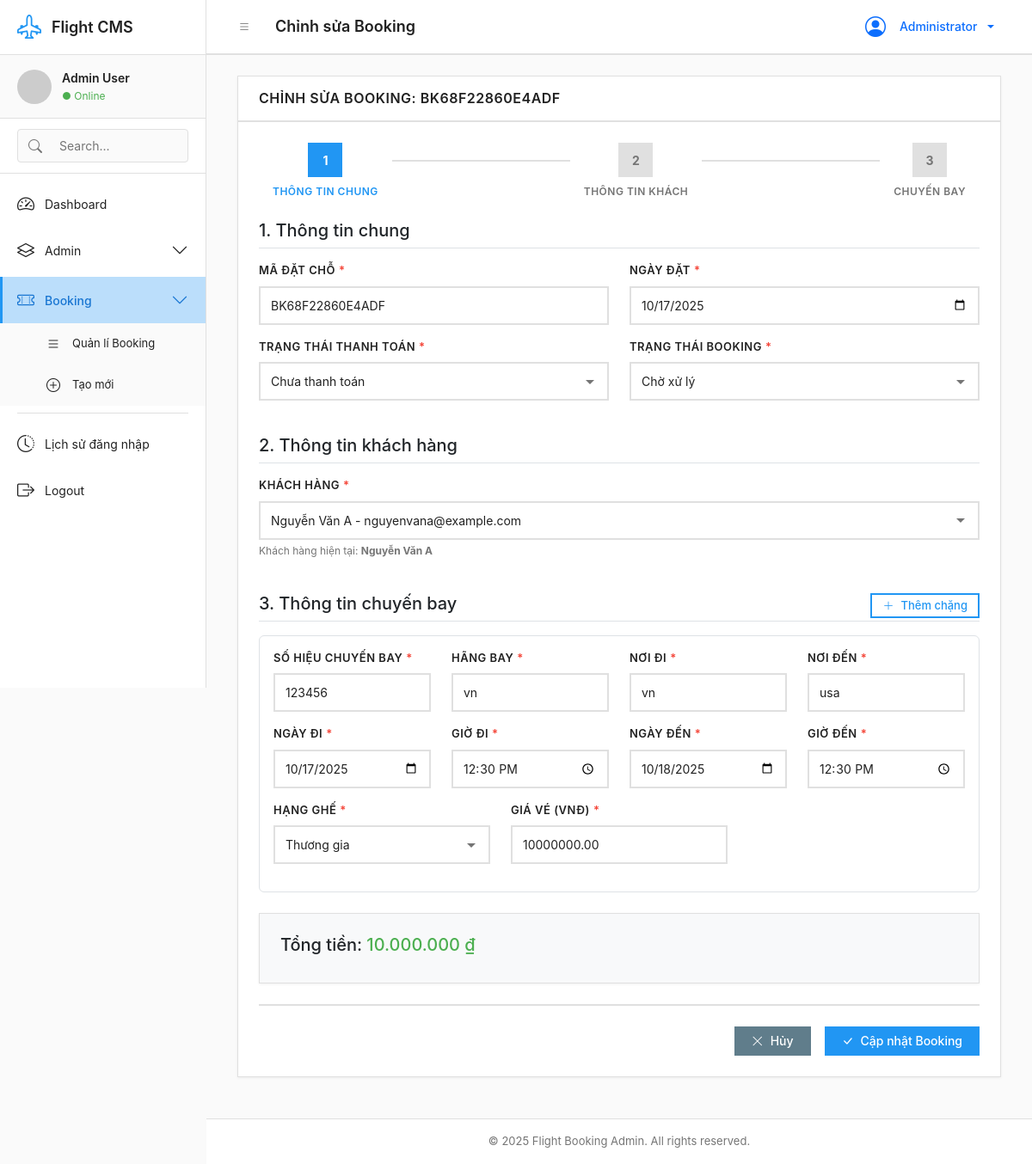
The page /modules/bookings/edit.php?id=1 (signed in) on the database its author committed.
### tables this page shows
CREATE TABLE `bookings` (
  `id` int(11) NOT NULL,
  `booking_code` varchar(20) NOT NULL,
  `customer_id` int(11) NOT NULL,
  `total_amount` decimal(15,2) NOT NULL,
  `payment_status` enum('paid','unpaid','refunded') DEFAULT 'unpaid',
  `booking_status` enum('confirmed','cancelled','pending') DEFAULT 'pending',
  `created_by` int(11) NOT NULL,
  `booking_date` date NOT NULL,
  `created_at` timestamp NOT NULL DEFAULT current_timestamp(),
  `updated_at` timestamp NOT NULL DEFAULT current_timestamp() ON UPDATE current_timestamp()
);

CREATE TABLE `customers` (
  `id` int(11) NOT NULL,
  `full_name` varchar(100) NOT NULL,
  `email` varchar(100) DEFAULT NULL,
  `phone` varchar(20) DEFAULT NULL,
  `id_number` varchar(20) DEFAULT NULL,
  `date_of_birth` date DEFAULT NULL,
  `created_at` timestamp NOT NULL DEFAULT current_timestamp()
);

CREATE TABLE `booking_flights` (
  `id` int(11) NOT NULL,
  `booking_id` int(11) NOT NULL,
  `flight_number` varchar(20) NOT NULL,
  `departure_city` varchar(100) NOT NULL,
  `arrival_city` varchar(100) NOT NULL,
  `departure_date` date NOT NULL,
  `departure_time` time NOT NULL,
  `arrival_date` date NOT NULL,
  `arrival_time` time NOT NULL,
  `airline` varchar(100) DEFAULT NULL,
  `seat_class` enum('economy','business','first') DEFAULT 'economy',
  `price` decimal(15,2) NOT NULL
);

### modules/bookings/edit.php (the view, shortened to what this page needs)
<?php
include '../../includes/header.php';
$database = new Database();
$db = $database->getConnection();
$id = isset($_GET['id']) ? (int)$_GET['id'] : 0;
$query = "SELECT b.*, c.id as customer_id, c.full_name as customer_name,
          c.email, c.phone, c.id_number
          FROM bookings b
          JOIN customers c ON b.customer_id = c.id
          WHERE b.id = ?";
$stmt = $db->prepare($query);
$stmt->execute([$id]);
$booking = $stmt->fetch();
$flightQuery = "SELECT * FROM booking_flights WHERE booking_id = ? ORDER BY id";
$stmt = $db->prepare($flightQuery);
$stmt->execute([$id]);
$flights = $stmt->fetchAll();
$customers = $db->query("SELECT id, full_name, email FROM customers ORDER BY full_name")->fetchAll();
?>
<div class="container-fluid">
    <div class="card">
        <div class="card-header">
            <h5 class="card-title mb-0">Chỉnh sửa Booking: <?= $booking['booking_code'] ?></h5>
        </div>
        <div class="card-body">
            <form method="POST" class="needs-validation" novalidate>
                <div class="form-steps mb-4">
                    <div class="form-step active">
                        <div class="form-step-number">1</div>
                        <div class="form-step-label">Thông tin chung</div>
                    </div>
                    <div class="form-step">
                        <div class="form-step-number">2</div>
                        <div class="form-step-label">Thông tin khách</div>
                    </div>
                    <div class="form-step">
                        <div class="form-step-number">3</div>
                        <div class="form-step-label">Chuyến bay</div>
                    </div>
                </div>
                <div class="mb-4">
                    <h5 class="border-bottom pb-2 mb-3">1. Thông tin chung</h5>
                    <div class="row">
                        <div class="col-md-6">
                            <div class="mb-3">
                                <label class="form-label required">Mã đặt chỗ</label>
                                <input type="text" name="booking_code" class="form-control"
                                       value="<?= $_POST['booking_code'] ?? $booking['booking_code'] ?>" required>
                            </div>
                        </div>
                        <div class="col-md-6">
                            <div class="mb-3">
                                <label class="form-label required">Ngày đặt</label>
                                <input type="date" name="booking_date" class="form-control"
                                       value="<?= $_POST['booking_date'] ?? $booking['booking_date'] ?>" required>
                            </div>
                        </div>
                    </div>
                    <div class="row">
                        <div class="col-md-6">
                            <div class="mb-3">
                                <label class="form-label required">Trạng thái thanh toán</label>
                                <select name="payment_status" class="form-select" required>
                                    <option value="unpaid" <?= (isset($_POST['payment_status']) ? $_POST['payment_status'] : $booking['payment_status']) == 'unpaid' ? 'selected' : '' ?>>Chưa thanh toán</option>
                                </select>
                            </div>
                        </div>
                        <div class="col-md-6">
                            <div class="mb-3">
                                <label class="form-label required">Trạng thái booking</label>
                                <select name="booking_status" class="form-select" required>
                                    <option value="pending" <?= (isset($_POST['booking_status']) ? $_POST['booking_status'] : $booking['booking_status']) == 'pending' ? 'selected' : '' ?>>Chờ xử lý</option>
                                </select>
                            </div>
                        </div>
                    </div>
                </div>
                <div class="mb-4">
                    <h5 class="border-bottom pb-2 mb-3">2. Thông tin khách hàng</h5>
                    <div class="row">
                        <div class="col-md-12">
                            <div class="mb-3">
                                <label class="form-label required">Khách hàng</label>
                                <select name="customer_id" class="form-select" required>
                                    <?php foreach ($customers as $customer): ?>
                                        <option value="<?= $customer['id'] ?>"
                                            <?= (isset($_POST['customer_id']) ? $_POST['customer_id'] : $booking['customer_id']) == $customer['id'] ? 'selected' : '' ?>>
                                            <?= $customer['full_name'] ?> - <?= $customer['email'] ?>
                                        </option>
                                    <?php endforeach; ?>
                                </select>
                                <div class="form-text">
                                    Khách hàng hiện tại: <strong><?= $booking['customer_name'] ?></strong>
                                </div>
                            </div>
                        </div>
                    </div>
                </div>
                <div class="mb-4">
                    <h5 class="border-bottom pb-2 mb-3">
                        3. Thông tin chuyến bay
                        <button type="button" class="btn btn-sm btn-outline-primary float-end" onclick="addFlight()">
                            <i class="bi bi-plus-lg"></i> Thêm chặng
                        </button>
                    </h5>
                    <div id="flightsContainer">
                        <?php
                        $flightsToShow = !empty($_POST['flights']) ? $_POST['flights'] : $flights;
                        foreach ($flightsToShow as $index => $flight):
                        ?>
                            <div class="flight-row border rounded p-3 mb-3">
                                <div class="row">
                                    <div class="col-md-3">
                                        <div class="mb-3">
                                            <label class="form-label required">Số hiệu chuyến bay</label>
                                            <input type="text" name="flights[<?= $index ?>][flight_number]" class="form-control"
                                                   value="<?= is_array($flight) ? ($flight['flight_number'] ?? '') : $flight['flight_number'] ?>" required>
                                        </div>
                                    </div>
                                    <div class="col-md-3">
                                        <div class="mb-3">
                                            <label class="form-label required">Hãng bay</label>
                                            <input type="text" name="flights[<?= $index ?>][airline]" class="form-control"
                                                   value="<?= is_array($flight) ? ($flight['airline'] ?? '') : $flight['airline'] ?>" required>
                                        </div>
                                    </div>
                                    <div class="col-md-3">
                                        <div class="mb-3">
                                            <label class="form-label required">Nơi đi</label>
                                            <input type="text" name="flights[<?= $index ?>][departure_city]" class="form-control"
                                                   value="<?= is_array($flight) ? ($flight['departure_city'] ?? '') : $flight['departure_city'] ?>" required>
                                        </div>
                                    </div>
                                    <div class="col-md-3">
                                        <div class="mb-3">
                                            <label class="form-label required">Nơi đến</label>
                                            <input type="text" name="flights[<?= $index ?>][arrival_city]" class="form-control"
                                                   value="<?= is_array($flight) ? ($flight['arrival_city'] ?? '') : $flight['arrival_city'] ?>" required>
                                        </div>
                                    </div>
                                </div>
                                <div class="row">
                                    <div class="col-md-3">
                                        <div class="mb-3">
                                            <label class="form-label required">Ngày đi</label>
                                            <input type="date" name="flights[<?= $index ?>][departure_date]" class="form-control"
                                                   value="<?= is_array($flight) ? ($flight['departure_date'] ?? '') : $flight['departure_date'] ?>" required>
                                        </div>
                                    </div>
                                    <div class="col-md-3">
                                        <div class="mb-3">
                                            <label class="form-label required">Giờ đi</label>
                                            <input type="time" name="flights[<?= $index ?>][departure_time]" class="form-control"
                                                   value="<?= is_array($flight) ? ($flight['departure_time'] ?? '') : $flight['departure_time'] ?>" required>
                                        </div>
                                    </div>
                                    <div class="col-md-3">
                                        <div class="mb-3">
                                            <label class="form-label required">Ngày đến</label>
                                            <input type="date" name="flights[<?= $index ?>][arrival_date]" class="form-control"
                                                   value="<?= is_array($flight) ? ($flight['arrival_date'] ?? '') : $flight['arrival_date'] ?>" required>
                                        </div>
                                    </div>
                                    <div class="col-md-3">
                                        <div class="mb-3">
                                            <label class="form-label required">Giờ đến</label>
                                            <input type="time" name="flights[<?= $index ?>][arrival_time]" class="form-control"
                                                   value="<?= is_array($flight) ? ($flight['arrival_time'] ?? '') : $flight['arrival_time'] ?>" required>
                                        </div>
                                    </div>
                                </div>
                                <div class="row">
                                    <div class="col-md-4">
                                        <div class="mb-3">
                                            <label class="form-label required">Hạng ghế</label>
                                            <select name="flights[<?= $index ?>][seat_class]" class="form-select" required>
                                                <option value="business" <?= (is_array($flight) ? ($flight['seat_class'] ?? '') : $flight['seat_class']) == 'business' ? 'selected' : '' ?>>Thương gia</option>
                                            </select>
                                        </div>
                                    </div>
                                    <div class="col-md-4">
                                        <div class="mb-3">
                                            <label class="form-label required">Giá vé (VNĐ)</label>
                                            <input type="number" name="flights[<?= $index ?>][price]" class="form-control flight-price"
                                                   min="0" step="1000"
                                                   value="<?= is_array($flight) ? ($flight['price'] ?? '') : $flight['price'] ?>"
                                                   required onchange="calculateTotal()">
                                        </div>
                                    </div>
                                </div>
                            </div>
                        <?php endforeach; ?>
                    </div>
                </div>
                <div class="mb-4">
                    <div class="card bg-light">
                        <div class="card-body">
                            <h5>Tổng tiền: <span id="totalAmount" class="text-success">0 ₫</span></h5>
                        </div>
                    </div>
                </div>
                <div class="form-actions">
                    <a href="index.php" class="btn btn-secondary">
                        <i class="bi bi-x-lg"></i> Hủy
                    </a>
                    <button type="submit" class="btn btn-primary">
                        <i class="bi bi-check-lg"></i> Cập nhật Booking
                    </button>
                </div>
            </form>
        </div>
    </div>
</div>
<?php include '../../includes/footer.php'; ?>

### rows shown on the page
bookings: booking_code "BK68F22860E4ADF", booking_date "10/17/2025", payment_status "Chưa thanh toán", booking_status "Chờ xử lý", customer.full_name "Nguyễn Văn A"
booking_flights: flight_number "123456", airline "vn", departure_city "vn", arrival_city "usa", departure_date "10/17/2025", departure_time "12:30:00", arrival_date "10/18/2025", arrival_time "12:30:00", seat_class "Thương gia", price "10000000.00"

### other values the page prints
$user_name "Admin User"
$page_title "Chỉnh sửa Booking"
$_SESSION['full_name'] "Administrator"
form field customer_id "Nguyễn Văn A - nguyenvana@example.com"
